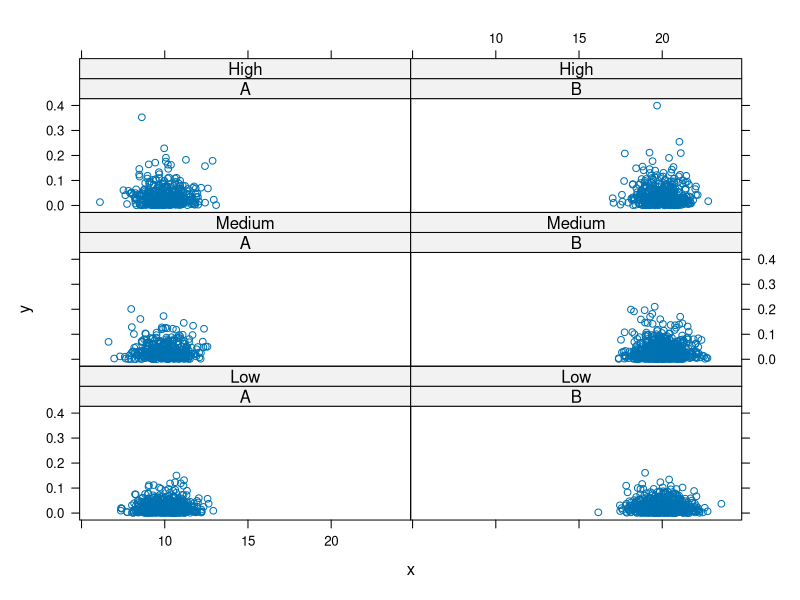

Source code (R):
# The idea here is to show how we can do a simulation with different
# combinations of settings and then organize the data into "long form"
# so that we can identify the outputs from each by the settings.

# We use two different settings - cond1 and cond2
# These have 2 and 3 possible values respectively.
# We run the simulation on all possible combinations of these two settings, i.e.
# 6 combinations.
# We replicate the simulation for each NumReplicates times.

# The simulation is simple here and just creates a data frame.
#
#

sim =
function(a, b, n = rpois(1, a + b))
  data.frame(x = rnorm(n, a), y = rexp(n, b))



cond1 = c("A", "B")
cond2 = c("High", "Medium", "Low")

mu = c(A = 10, B = 20)
rate = c(High = 40, Medium = 30, Low = 24)

NumReplicates = 10
 # Generate the 6 possible combinations of settings
 # This is a data.frame of factors. We could use stringsAsFactors = FALSE
g = expand.grid(cond1, cond2)

# Run the simulations for the 6 different levels.
# We could use apply() since these are character vectors
ans = lapply(seq_len(nrow(g)),
              function(i) {
                 settings = g[i,]
                 replicate(NumReplicates, sim(mu[settings[1,1]], rate[settings[1,2]]),
                           simplify = FALSE)
              })

# ------------------------------------------------------------------------------
#  wouldn't g, mu and rate above be from the global environment? If we were to
# avoid using global variables, would the following be a decent approach?
ans = lapply(seq_len(nrow(g)),
              function(i, g, mu, rate) {
                 settings = g[i,]
                 replicate(NumReplicates,
                           sim(mu[settings[1,1]], rate[settings[1,2]]),
                           simplify = FALSE)
              }, g, mu, rate)

# breakdown of the above simulations for a single combination:
settings = g[1,] # combination of 'A' and 'High'
settings[1,1] # gives 'A'
mu[settings[1,1]] # gives 10, the value of mu for 'A' 
settings[1,2] # gives 'High'
rate[settings[1,2]] # gives 40, value of rate for 'High'
sim(mu[settings[1,1]], rate[settings[1,2]]) # single simulation set
# repeat simulation NumReplicates times
replicate(NumReplicates, sim(mu[settings[1,1]], rate[settings[1,2]]),
          simplify = FALSE)

# difference in results with and without simplify = FALSE
set.seed(0)
str(replicate(NumReplicates, sim(mu[settings[1,1]], rate[settings[1,2]]),
                 simplify = FALSE))

set.seed(0)
str(replicate(NumReplicates, sim(mu[settings[1,1]], rate[settings[1,2]])))

# ans is basically a nested list.
# First, it has 6 component lists corresponding to the 6 combinations of the conditions
# (cond1 and cond2)
# Each of the 6 components contain 10 replicates of the simulation.
# The simulation results themselves are dataframes.
# ------------------------------------------------------------------------------


# Now we convert the list of lists() of data frames to a single data frame
tmp = unlist(ans, recursive = FALSE)
length(tmp)
table(sapply(tmp, class))

ans1 = do.call(rbind, tmp)


# ------------------------------------------------------------------------------
# compare
str(tmp)
# with
str(unlist(ans))
# to appreciate why we use recursive = FALSE

# unlist() above removes the outtermost layer of condition
# 6 condition combinations * 10 replicates = 60 simulation dataframes

# We now have just a list of all the replicate dataframes, which are finally
# collapsed together with do.call and rbind
# ------------------------------------------------------------------------------


# Next we'll compute the appropriate values for cond1 and cond2 for each row
n = sapply(ans, function(x) sum(sapply(x, nrow)))
ans1$cond1 = rep(g[,1], n)
ans1$cond2 = ordered(rep(g[,2], n), labels = rev(cond2))


# ------------------------------------------------------------------------------
# n = sapply(ans, function(x) sum(sapply(x, nrow)))
# eg. for the first cond1 cond2 combination
x = ans[[1]]
# length of simulation dataframes for each replicate
sapply(x, nrow)
# hence total no. of rows corresponding to first cond1 cond2 combination
sum(sapply(x, nrow))
# which is the same as
n[1]

# the above is repeated for each combination using another sapply
# finally the correct values of cond1 and cond2 are added to the approriate
# rows in ans1, the single dataframe containing all the sim results

# to understand the rep part:
g[,1] # has 6 values corresponding to 2 levels A and B
# say 
n2 = c(2, 3, 1, 6, 4, 8)
# then
c1 = rep(g[,1], n2)
# similarly
c2 = ordered(rep(g[,2], n2), labels = rev(cond2))
data.frame(c1,c2)
# which doesn't correspond to the combination sequence seen in g
g

# not using rev seems to work though
c2 = ordered(rep(g[,2], n2), labels = cond2)
data.frame(c1,c2)

# ------------------------------------------------------------------------------


# We also add the simulation/replicate number for each row within each of the 6 combinations of
# settings of cond1 and cond2
ans1$simNumber = unlist(sapply(ans, function(x) rep(seq(along = x), sapply(x, nrow))))
# Just check the results are sensible and correct
q1 = table(ans1$simNumber)
#  1   2   3   4   5   6   7   8   9  10 
#279 263 273 273 259 291 284 297 294 276 
q2 = sapply(ans, function(x) sapply(x, nrow))
#     [,1] [,2] [,3] [,4] [,5] [,6]
# [1,]   46   55   43   57   28   50
# [2,]   41   62   41   49   27   43
# [3,]   50   55   35   53   29   51
# [4,]   50   62   32   41   41   47
# [5,]   53   58   29   54   22   43
# [6,]   60   68   33   49   27   54
# [7,]   46   58   47   49   37   47
# [8,]   53   77   33   50   41   43
# [9,]   49   63   43   52   36   51
#[10,]   49   57   46   40   32   52
q3 = rowSums(sapply(ans, function(x) sapply(x, nrow)))
stopifnot(all(q1 == q3))

# Now we can plot these.
library(lattice)
xyplot(y ~ x | cond1 + cond2, ans1)
